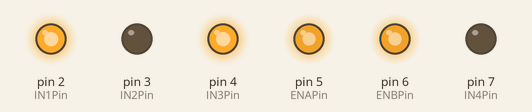
The sketch below on a simulated Arduino Uno, built with avr-gcc and run on an emulated ATmega328P. Parts: output pins drawn as LEDs (lit = HIGH).

Above: at 0.1 s.
Timing chart, 0 to 1.6 s (numbered marks = the images above):
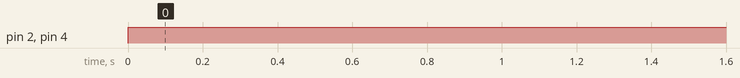

The sketch:

__________.ino
```cpp
int IN1Pin =2;
int IN2Pin =3;
int IN3Pin =4;
int IN4Pin =7;

//모터의 힘을 설정해주는 핀
int ENAPin = 5;
int ENBPin = 6;

void setup() {
  pinMode(IN1Pin, OUTPUT);
  pinMode(IN2Pin, OUTPUT);
  pinMode(IN3Pin, OUTPUT);
  pinMode(IN4Pin, OUTPUT);
  analogWrite(ENAPin, 225);
  analogWrite(ENBPin, 225);
}

void Front(int t){
  digitalWrite(IN1Pin, HIGH);
  digitalWrite(IN2Pin, LOW);
  digitalWrite(IN3Pin, HIGH);
  digitalWrite(IN4Pin, LOW);
  delay(t); //5sec
}

void dack(int t){
  digitalWrite(IN1Pin, HIGH);
  digitalWrite(IN2Pin, LOW);
  digitalWrite(IN3Pin, HIGH);
  digitalWrite(IN4Pin, LOW);
  delay(t); //5sec
}

void Left(int t){
   digitalWrite(IN1Pin, HIGH);
  digitalWrite(IN2Pin, LOW);
  digitalWrite(IN3Pin, HIGH);
  digitalWrite(IN4Pin, LOW);
  delay(t); //5sec
}

void Right(int t){
   digitalWrite(IN1Pin, HIGH);
  digitalWrite(IN2Pin, LOW);
  digitalWrite(IN3Pin, HIGH);
  digitalWrite(IN4Pin, LOW);
  delay(t); //5sec
}

void Stop(){
   digitalWrite(IN1Pin, HIGH);
  digitalWrite(IN2Pin, HIGH);
  digitalWrite(IN3Pin, HIGH);
  digitalWrite(IN4Pin, HIGH);
  delay(5000);
}

void loop() {
  Front(200);
  dack(200);
  Left(200);
  Right(200);
}
```

Measured:
- by itself, pin 2 (IN1Pin), pin 4 (IN3Pin): LOW → HIGH at 0.00 s
